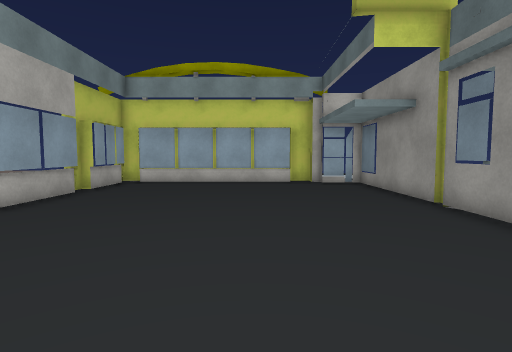
view 1 (above)

12 first-person views from a walk through a 3-D level made in the Unity game engine. The camera is 1.3 m above the floor, tilts 4° down and sees 80° across. The floor is counted in squares, 1 m on a side. Each view is taken from the middle of a square. On the plan, view 1 faces up. The plan holds only what a view shows up to about 14 squares ahead; the rest is blank. The place goes on beyond the plan. Some surface patterns are stand-ins.

view 2
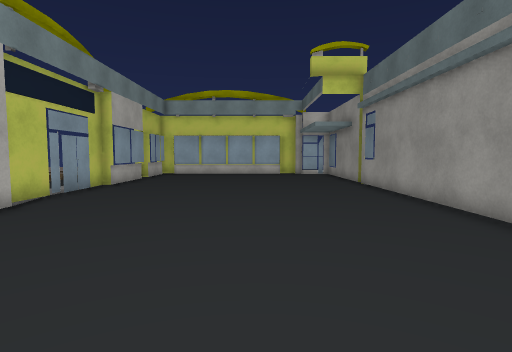

view 3
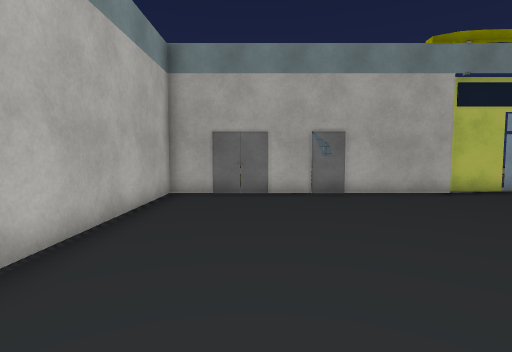

view 4
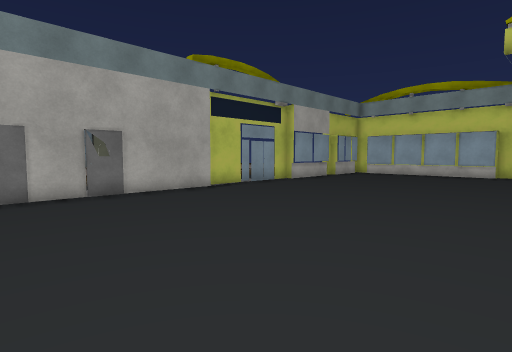

view 5
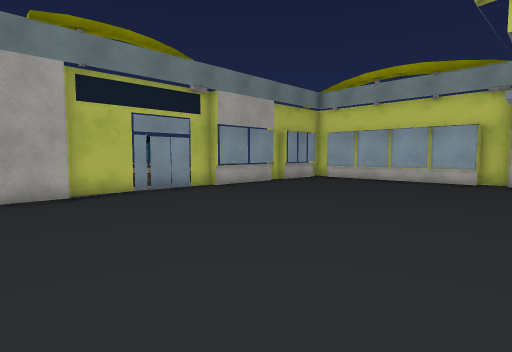

view 6
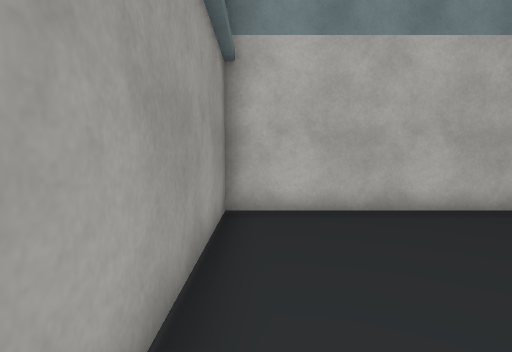

view 7
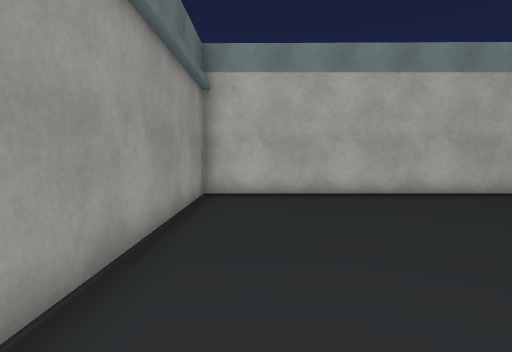

view 8
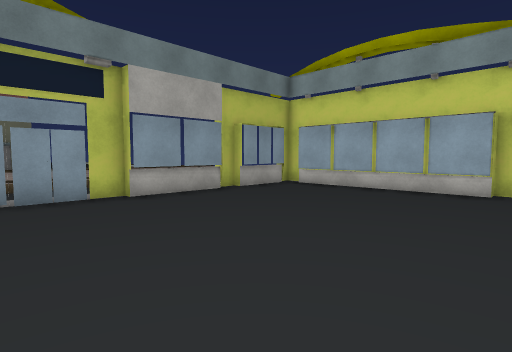

view 9
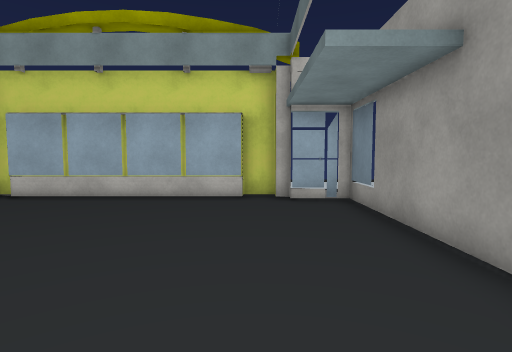

view 10
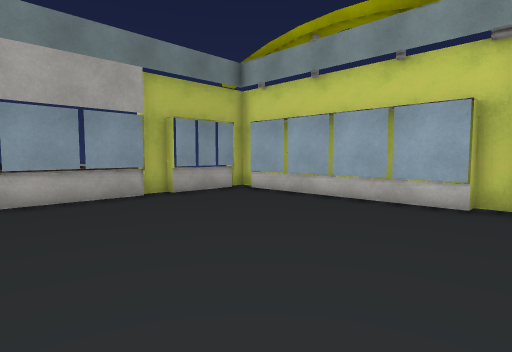

view 11
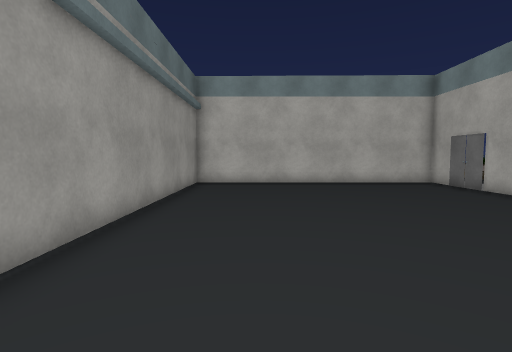

view 12
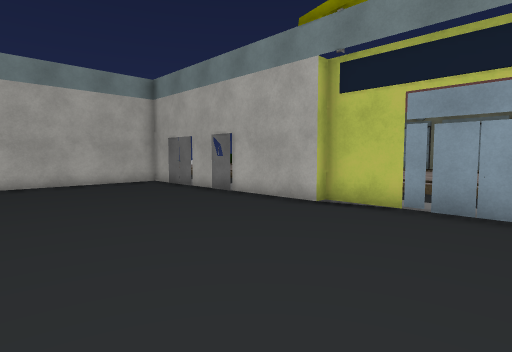

### Floor plan
Points are (right, up) in squares from view 1. A wall is a line through its corners. A room is listed if a view was taken in it or the views show most of it. See-through windows are left out.
Room 1 (views 1, 2, 3, 4, 5, 6, 7, 8, 9, 10, 11, 12)
walls: (-6.1, 6.7) (-6.4, 6.7) (-6.4, 1.4) (-5.9, 1.4) (-5.9, -7.8) (4.7, -7.8) (4.7, 13.7) (3, 13.7); (-5.9, 10.1) (-5.9, 6.7); (-6.4, 11.2) (-6.4, 10.4); (3.1, 14.1) (2.5, 14.1); (-5.9, 13.8) (-5.9, 11.2); (1.6, 14.8) (1.6, 14.1) (-5.5, 14.1); (2.6, 14.7) (-4.2, 14.7)
low walls: (-6.1, 10.3) (-6.1, 6.7); (-6.1, 13.8) (-6.1, 11.2)

Positions as (right, up) in squares from view 1, and headings:
1: (0, 0), facing up
2: (0, -6), facing up
3: (4, -5), facing left
4: (4, -6), facing up-left
5: (4, -1), facing up-left
6: (4, -1), facing down
7: (3, 2), facing down
8: (3, 3), facing up-left
9: (2, 5), facing up
10: (3, 6), facing up-left
11: (2, 6), facing down
12: (1, 6), facing down-left
